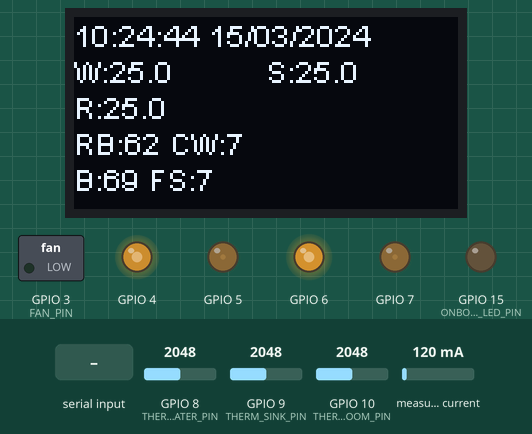
Bench run of a program on a simulated ESP32-S2. On the bench: 128×64 one-colour display, switched loads named in the program (green lamp = pin HIGH), output pins drawn as LEDs (lit = HIGH). The inputs (shaded band) are chosen by the test bench; at power-on: GPIO 8 (THERM_WATER_PIN) = 2048, GPIO 9 (THERM_SINK_PIN) = 2048, GPIO 10 (THERM_ROOM_PIN) = 2048, measured current 120 mA. The local clock reads 2024-03-15 10:24:30 at power-on unless the program sets it; what the program prints to the serial monitor is not drawn.

Above: at 14.9 s.
15.0 s: GPIO 8 (THERM_WATER_PIN) set to 3102
At 16.8 s:
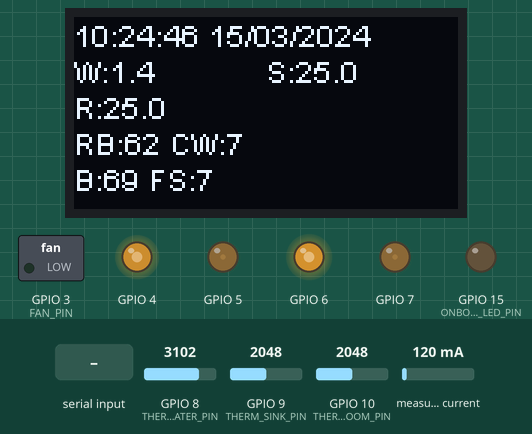
17.5 s: GPIO 8 (THERM_WATER_PIN) set to 3216
At 19.8 s:
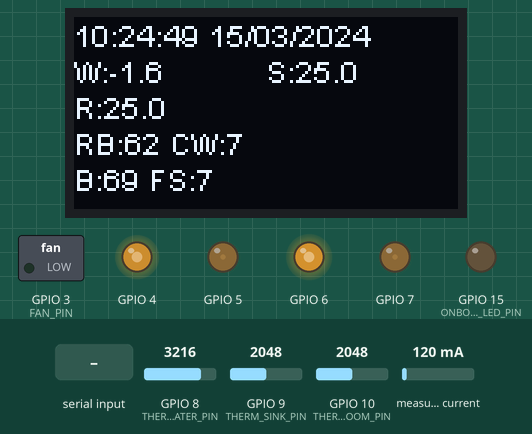
20.5 s: GPIO 9 (THERM_SINK_PIN) set to 1147
At 21.4 s:
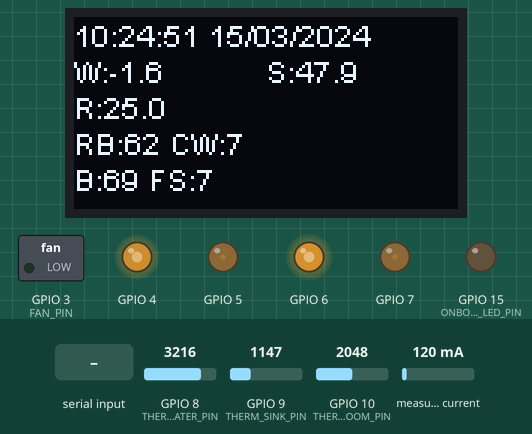
22.5 s: GPIO 9 (THERM_SINK_PIN) set to 1012
At 23.5 s:
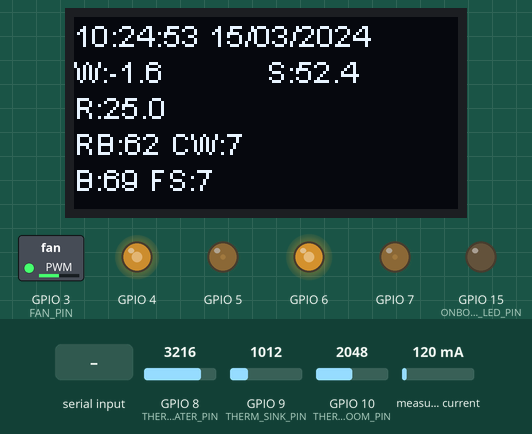
25.5 s: "TEST\n" received over Serial
At 28.5 s:
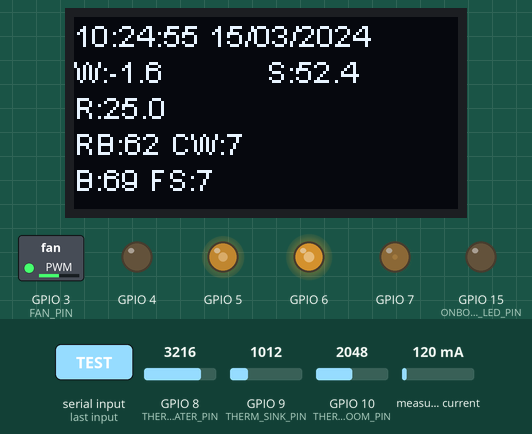
37.1 s: GPIO 9 (THERM_SINK_PIN) set to 122
At 39.6 s:
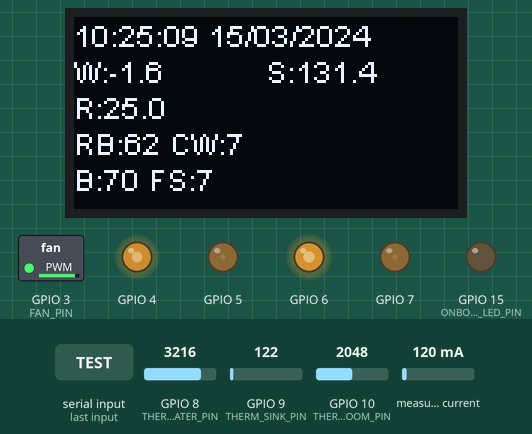
Timing chart, 0 to 61.5 s (numbered marks = the images above; inputs shaded):
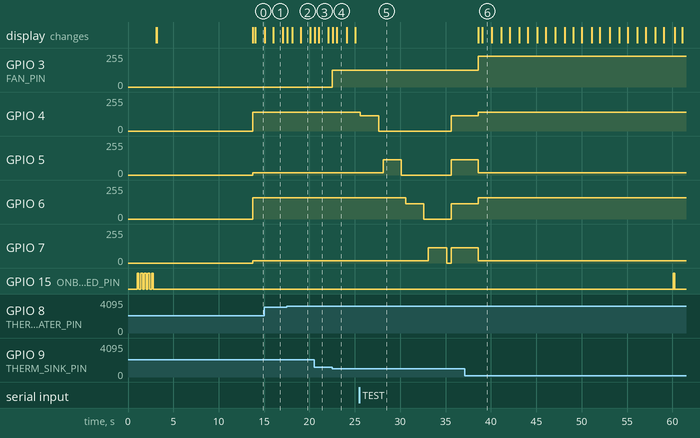

The program:

main.cpp
```cpp
#include <Arduino.h>
#include "HardwareManager.h"
#include "Scheduler.h"
#include "config.h"

HardwareManager hw;
Scheduler scheduler;

unsigned long bootTimeStart = 0;
unsigned long lastHeartbeatTime = 0;
unsigned long lastLiveDashboardTime = 0;

void handleSerialCommands() {
    if(Serial.available()) {
        String command = Serial.readStringUntil('\n');
        command.trim();
        command.toUpperCase();

        if(command.startsWith("SETTIME=")) {
            String timeStr = command.substring(8);
            int h, m, s;
            if(sscanf(timeStr.c_str(), "%d:%d:%d", &h, &m, &s) == 3) {
                hw.adjustRTCTime(h, m, s);
            } else {
                Serial.println("Format: SETTIME=HH:MM:SS");
            }
        } else if(command.startsWith("SETDATE=")) {
            String dateStr = command.substring(8);
            int y, m, d;
            if(sscanf(dateStr.c_str(), "%d:%d:%d", &y, &m, &d) == 3) {
                hw.adjustRTCDate(y, m, d);
            } else {
                Serial.println("Format: SETDATE=YY:MM:DD");
            }
        } else if(command == "TEST") {
            Serial.println("\n=== HARDWARE TEST MODE ===");
            hw.testLEDHardware();
        } else if(command == "HELP") {
            Serial.println("\n--- COMMANDS ---");
            Serial.println("SETTIME=HH:MM:SS");
            Serial.println("SETDATE=YY:MM:DD");
            Serial.println("TEST (Hardware test)");
            Serial.println("HELP");
            Serial.println("----------------\n");
        } else if(command.length() > 0) {
            Serial.printf("Unknown: %s (type HELP)\n", command.c_str());
        }
    }
}

void setup() {
    Serial.begin(115200);
    delay(1000);
    while(Serial.available()) Serial.read();

    pinMode(ONBOARD_LED_PIN, OUTPUT);
    digitalWrite(ONBOARD_LED_PIN, LOW);

    Serial.println("\n=== BOOT SEQUENCE ===");
    for(int i = 0; i < 5; i++) {
        digitalWrite(ONBOARD_LED_PIN, HIGH);
        delay(200);
        digitalWrite(ONBOARD_LED_PIN, LOW);
        delay(200);
    }

    hw.begin();
    scheduler.begin();
    bootTimeStart = millis();

    Serial.println("\n[Waiting 10s for serial commands...]");
    Serial.println("Type TEST to run hardware test");
    unsigned long startWait = millis();
    while(millis() - startWait < 10000) {
        handleSerialCommands();
        delay(10);
    }

    hw.printBootSummary();

    Serial.println("\n=== ENTERING MAIN LOOP ===");
    Serial.println("LED control via scheduler active");
    Serial.printf("MAX_PERCENT_LIMIT: %d%% (ceiling untuk menjaga usia LED)\n", MAX_PERCENT_LIMIT);
    Serial.println("Peak brightness adalah persentase dari ceiling");
    Serial.println("Type TEST anytime to test hardware\n");
}

void loop() {
    yield();
    handleSerialCommands();

    unsigned long currentTime = millis();

    if(currentTime - lastHeartbeatTime >= HEARTBEAT_INTERVAL) {
        digitalWrite(ONBOARD_LED_PIN, HIGH);
        delay(50);
        digitalWrite(ONBOARD_LED_PIN, LOW);
        delay(50);
        digitalWrite(ONBOARD_LED_PIN, HIGH);
        delay(50);
        digitalWrite(ONBOARD_LED_PIN, LOW);
        lastHeartbeatTime = currentTime;
    }

    DateTime now = hw.getRTCTime();
    scheduler.run(now.hour(), now.minute());

    uint8_t currentBrightness[NUM_LED_CHANNELS];
    bool anyOn = false;
    for(int i = 0; i < NUM_LED_CHANNELS; i++) {
        currentBrightness[i] = scheduler.getBrightness(i);
        hw.setChannelBrightness(i, currentBrightness[i]);
        if(currentBrightness[i] > 0) anyOn = true;
    }

    static unsigned long lastDebugPrint = 0;
    if(currentTime - lastDebugPrint >= 10000) {
        SchedulePhase phase = scheduler.getCurrentPhase(now.hour(), now.minute());
        const char* phaseStr[] = {"OFF", "SUNRISE", "PEAK", "SUNSET"};
        Serial.printf("[DEBUG] Time:%02d:%02d Phase:%s LED:RB=%d CW=%d B=%d FS=%d",
            now.hour(), now.minute(), phaseStr[phase],
            currentBrightness[CH_RB], currentBrightness[CH_CW],
            currentBrightness[CH_B], currentBrightness[CH_FS]);
        Serial.printf(" (Actual: RB=%.1f CW=%.1f B=%.1f FS=%.1f)\n",
            (currentBrightness[CH_RB] * MAX_PERCENT_LIMIT) / 100.0f,
            (currentBrightness[CH_CW] * MAX_PERCENT_LIMIT) / 100.0f,
            (currentBrightness[CH_B] * MAX_PERCENT_LIMIT) / 100.0f,
            (currentBrightness[CH_FS] * MAX_PERCENT_LIMIT) / 100.0f
        );
        lastDebugPrint = currentTime;
    }

    hw.run(currentBrightness);

    unsigned long interval = anyOn ? 10000UL : 1800000UL;
    if(currentTime - lastLiveDashboardTime >= interval) {
        hw.printLiveDashboard(currentBrightness);
        lastLiveDashboardTime = currentTime;
    }

    delay(100);
}
```

HardwareManager.cpp
```cpp
#include "HardwareManager.h"
#include <math.h>

HardwareManager::HardwareManager() : ina226(0x40), display(0x3C, I2C_SDA_PIN, I2C_SCL_PIN) {}

float HardwareManager::readThermistor(int pin) {
    int raw = analogRead(pin);
    if (raw < 10) return -999.0f;
    float vout = (float)raw;
    float resistance = THERM_SERIES_RESISTOR / ((4095.0f / vout) - 1.0f);
    float steinhart = resistance / THERM_NOMINAL_RESISTANCE;
    steinhart = log(steinhart);
    steinhart /= THERM_BETA_VALUE;
    steinhart += (1.0f / THERM_NOMINAL_TEMP_K);
    steinhart = 1.0f / steinhart;
    return steinhart - 273.15f;
}

void HardwareManager::scanI2CDevices() {
    Serial.println("\nI2C Scanner: Scanning...");
    byte count = 0;
    for(byte addr = 1; addr < 127; addr++) {
        Wire.beginTransmission(addr);
        byte error = Wire.endTransmission();
        if(error == 0) {
            Serial.printf("  Device found at 0x%02X", addr);
            if(addr == 0x3C) Serial.print(" (OLED SSD1306?)");
            else if(addr == 0x40) Serial.print(" (INA226?)");
            else if(addr == 0x68) Serial.print(" (RTC DS3231?)");
            Serial.println();
            count++;
        }
    }
    if(count == 0) Serial.println("  No I2C devices found!");
    else Serial.printf("I2C Scanner: Found %d device(s)\n", count);
    Serial.println();
}

bool HardwareManager::verifyRTC() {
    if(!rtc.begin()) return false;
    DateTime now = rtc.now();
    return (now.year() >= 2000 && now.year() < 2100);
}

bool HardwareManager::verifyINA226() {
    if(!ina226.begin()) return false;
    delay(10);
    float voltage = ina226.getBusVoltage_mV();
    return (voltage >= 0.0f && voltage <= 36000.0f);
}

bool HardwareManager::verifyOLED() {
    Wire.beginTransmission(0x3C);
    byte err = Wire.endTransmission();
    if(err != 0) {
        Serial.println("[OLED] No ACK at 0x3C");
        return false;
    }
    display.init();
    delay(10);
    display.clear();
    display.setFont(ArialMT_Plain_10);
    display.drawString(0, 0, "ArsLed V606");
    display.display();
    Serial.println("[OLED] SSD1306 initialized (ThingPulse)");
    isOLED_OK = true;
    return true;
}

void HardwareManager::testLEDHardware() {
    Serial.println("\n=== LED HARDWARE TEST ===");
    Serial.println("Testing each channel for 2 seconds at 50%...");
    const char* channelNames[] = {"RB (Royal Blue)", "CW (Cool White)", "B (Blue)", "FS (Full Spec)"};
    for(int i = 0; i < NUM_LED_CHANNELS; i++) {
        Serial.printf("\nChannel %d: %s (GPIO %d)\n", i, channelNames[i], ledPins[i]);
        Serial.println("LED should be ON now...");
        // Test menggunakan 50% dari MAX_PERCENT_LIMIT
        setChannelBrightness(i, 50);
        delay(2000);
        setChannelBrightness(i, 0);
        Serial.println("LED OFF");
        delay(500);
    }
    Serial.println("\n=== ALL CHANNELS TEST (50%) ===");
    Serial.println("All LEDs ON for 3 seconds...");
    for(int i = 0; i < NUM_LED_CHANNELS; i++) {
        setChannelBrightness(i, 50);
    }
    delay(3000);
    for(int i = 0; i < NUM_LED_CHANNELS; i++) {
        setChannelBrightness(i, 0);
    }
    Serial.println("All LEDs OFF");
    Serial.println("=== HARDWARE TEST COMPLETE ===\n");
}

void HardwareManager::begin() {
    Wire.begin(I2C_SDA_PIN, I2C_SCL_PIN);
    delay(100);
    scanI2CDevices();
    Serial.println("HardwareManager: Initializing...");
    if(verifyOLED()) isOLED_OK = true;
    if(verifyRTC()) isRTC_OK = true;
    if(verifyINA226()) isINA226_OK = true;
    pinMode(THERM_WATER_PIN, INPUT);
    pinMode(THERM_SINK_PIN, INPUT);
    pinMode(THERM_ROOM_PIN, INPUT);
    if(readThermistor(THERM_WATER_PIN) > -50.0f && readThermistor(THERM_SINK_PIN) > -50.0f) isTEMP_OK = true;
    setupPWMChannels();
    isPWM_OK = true;
    isLED_OK = true;
    isFAN_OK = true;
    Serial.println();
    if(isOLED_OK) delay(500);
}

void HardwareManager::printBootSummary() {
    DateTime now = getRTCTime();
    int readyCount = 0;
    if(isOLED_OK) readyCount++;
    if(isRTC_OK) readyCount++;
    if(isINA226_OK) readyCount++;
    if(isLED_OK) readyCount++;
    if(isFAN_OK) readyCount++;
    if(isTEMP_OK) readyCount++;
    int readyPercent = (readyCount * 100) / 6;
    Serial.println("\n=============================================");
    Serial.println("=== ArsLed Intelligent Marine Light V606 ===");
    Serial.println("System Status:");
    if(isPCTimeReceived && isRTC_OK) {
        Serial.printf("PC Time:  %s %s\n", pcTimeStr, pcDateStr);
        Serial.printf("RTC Time: %02d:%02d:%02d %02d/%02d/%04d\n", now.hour(), now.minute(), now.second(), now.day(), now.month(), now.year());
    } else if(isRTC_OK) {
        Serial.printf("RTC Time: %02d:%02d:%02d %02d/%02d/%04d\n", now.hour(), now.minute(), now.second(), now.day(), now.month(), now.year());
    } else if(isPCTimeReceived) {
        Serial.printf("PC Time:  %s %s\n", pcTimeStr, pcDateStr);
    } else {
        Serial.println("System Time: No Time Source Available");
    }
    Serial.println("---------------------------------------------");
    Serial.println("Hardware Status:");
    Serial.printf("OLED: %s\n", isOLED_OK ? "Ready" : "Failed");
    Serial.printf("RTC: %s\n", isRTC_OK ? "Ready" : "Failed");
    Serial.printf("INA226: %s\n", isINA226_OK ? "Ready" : "Failed");
    Serial.printf("LED: %s\n", isLED_OK ? "Ready" : "Failed");
    Serial.printf("FAN: %s\n", isFAN_OK ? "Ready" : "Failed");
    Serial.printf("TEMP: %s\n", isTEMP_OK ? "Ready" : "Failed");
    Serial.println("---------------------------------------------");
    Serial.printf("Hardware Manager: %d%% Ready (%d/6)\n", readyPercent, readyCount);
    if(isRTC_OK && isINA226_OK && isTEMP_OK) Serial.println("System: Ready!");
    else Serial.println("System: Limited Functionality (Testing Mode)");
    Serial.println("=============================================\n");
}

void HardwareManager::printLiveDashboard(uint8_t brightness[]) {
    DateTime now = getRTCTime();
    Serial.println("\n=============================================");
    Serial.println("=== ArsLed V606 - Live Monitoring ===");
    Serial.printf("Time: %02d:%02d:%02d %02d/%02d/%04d\n", now.hour(), now.minute(), now.second(), now.day(), now.month(), now.year());
    Serial.println("---------------------------------------------");
    if(lastWaterTemp < -50.0f) Serial.print("Water Temp: N/A | ");
    else Serial.printf("Water Temp: %.2fC | ", lastWaterTemp);
    if(lastRoomTemp < -50.0f) Serial.print("Room Temp: N/A\n");
    else Serial.printf("Room Temp: %.2fC\n", lastRoomTemp);
    if(lastSinkTemp < -50.0f) Serial.print("Sink Temp: N/A | ");
    else Serial.printf("Sink Temp:  %.2fC | ", lastSinkTemp);
    Serial.printf("Fan Speed: %d%%\n", getCurrentFanSpeed());
    if(isINA226_OK) {
        Serial.printf("Power: %.2fW | Total kWh: %.3f\n", getCurrentWatts(), totalKwh);
        Serial.printf("Cost (Rp): %.2f\n", getCostRp());
    } else {
        Serial.println("Power: N/A | Total kWh: N/A");
        Serial.println("Cost (Rp): N/A");
    }
    Serial.printf("LED Brightness: RB:%d CW:%d B:%d FS:%d\n", brightness[CH_RB], brightness[CH_CW], brightness[CH_B], brightness[CH_FS]);

    // Tambahkan info actual output setelah ceiling
    Serial.printf("Actual Output (ceiling %d%%): RB:%.1f CW:%.1f B:%.1f FS:%.1f\n",
        MAX_PERCENT_LIMIT,
        (brightness[CH_RB] * MAX_PERCENT_LIMIT) / 100.0f,
        (brightness[CH_CW] * MAX_PERCENT_LIMIT) / 100.0f,
        (brightness[CH_B] * MAX_PERCENT_LIMIT) / 100.0f,
        (brightness[CH_FS] * MAX_PERCENT_LIMIT) / 100.0f
    );

    float avgBright = 0;
    for(int i = 0; i < NUM_LED_CHANNELS; i++) avgBright += brightness[i];
    avgBright /= NUM_LED_CHANNELS;
    Serial.printf("Average Brightness: %.0f%%\n", avgBright);
    Serial.println("=============================================\n");
}

void HardwareManager::updateTemperatures() {
    lastWaterTemp = readThermistor(THERM_WATER_PIN);
    lastRoomTemp = readThermistor(THERM_ROOM_PIN);
    lastSinkTemp = readThermistor(THERM_SINK_PIN);
}

void HardwareManager::updatePowerMonitoring() {
    if(!isINA226_OK) return;
    unsigned long currentTime = millis();
    if(currentTime - lastPowerUpdate >= 1000) {
        float watts = getCurrentWatts();
        float hours = (currentTime - lastPowerUpdate) / 3600000.0f;
        totalKwh += (watts / 1000.0f) * hours;
        lastPowerUpdate = currentTime;
    }
}

void HardwareManager::updateFanControl() {
    uint8_t fanSpeed = getCurrentFanSpeed();
    uint16_t duty = (uint16_t)(((float)fanSpeed / 100.0f) * MAX_DUTY_VALUE);
    ledcWrite(NUM_LED_CHANNELS, duty);
}

float HardwareManager::getCurrentWatts() {
    if(!isINA226_OK) return 0.0f;
    float voltage = ina226.getBusVoltage_mV();
    if(voltage < 0.0f) return 0.0f;
    return (voltage / 1000.0f) * ina226.getCurrent_mA() / 1000.0f;
}

float HardwareManager::getCostRp() {
    return totalKwh * DEFAULT_KWH_COST;
}

uint8_t HardwareManager::getCurrentFanSpeed() {
    if(lastSinkTemp < 50.0f) return 0;
    int tempDiff = (int)lastSinkTemp - 50;
    int fanIncrease = (tempDiff / 10) * 10;
    int fanSpeed = 50 + fanIncrease;
    return (uint8_t)constrain(fanSpeed, 50, 90);
}

DateTime HardwareManager::getRTCTime() {
    if(!isRTC_OK) {
        if(isPCTimeReceived) {
            int hh=0, mm=0, ss=0;
            if(sscanf(pcTimeStr, "%02d:%02d:%02d", &hh, &mm, &ss) == 3) {
                return DateTime(2025,1,1,hh,mm,ss);
            }
        }
        return DateTime(2025, 1, 1, 0, 0, 0);
    }
    return rtc.now();
}

void HardwareManager::setupPWMChannels() {
    Serial.println("Setting up PWM channels...");
    for(int i = 0; i < NUM_LED_CHANNELS; i++) {
        ledcSetup(i, PWM_FREQUENCY, PWM_RESOLUTION_BITS);
        ledcAttachPin(ledPins[i], i);
        ledcWrite(i, 0);
        Serial.printf("  CH%d: GPIO %d configured (Freq=%dHz, Res=%dbit)\n", i, ledPins[i], PWM_FREQUENCY, PWM_RESOLUTION_BITS);
    }
    ledcSetup(NUM_LED_CHANNELS, PWM_FREQUENCY, PWM_RESOLUTION_BITS);
    ledcAttachPin(FAN_PIN, NUM_LED_CHANNELS);
    ledcWrite(NUM_LED_CHANNELS, 0);
    Serial.printf("  FAN: GPIO %d configured\n", FAN_PIN);
}

void HardwareManager::setChannelBrightness(uint8_t channel, uint8_t percent) {
    if(channel >= NUM_LED_CHANNELS) return;
    percent = constrain(percent, 0, 100);

    // PERBAIKAN: percent adalah persentase dari MAX_PERCENT_LIMIT (ceiling)
    // Contoh: percent=100, MAX_PERCENT_LIMIT=90 → actualPercent=90
    //         percent=50, MAX_PERCENT_LIMIT=90 → actualPercent=45
    float actualPercent = ((float)percent * MAX_PERCENT_LIMIT) / 100.0f;

    uint16_t duty = (uint16_t)((actualPercent / 100.0f) * MAX_DUTY_VALUE);
    ledcWrite(channel, duty);
}

void HardwareManager::adjustRTCTime(int h, int m, int s) {
    snprintf(pcTimeStr, sizeof(pcTimeStr), "%02d:%02d:%02d", h, m, s);
    isPCTimeReceived = true;
    digitalWrite(ONBOARD_LED_PIN, HIGH);
    if(!isRTC_OK) {
        Serial.println("RTC not connected. Time stored from PC only.");
        digitalWrite(ONBOARD_LED_PIN, LOW);
        return;
    }
    DateTime rtcNow = rtc.now();
    DateTime newTime(rtcNow.year(), rtcNow.month(), rtcNow.day(), h, m, s);
    rtc.adjust(newTime);
    Serial.printf("✓ RTC Time adjusted to: %02d:%02d:%02d\n", h, m, s);
    digitalWrite(ONBOARD_LED_PIN, LOW);
}

void HardwareManager::adjustRTCDate(int y, int m, int d) {
    int fullYear = (y < 100) ? (y + 2000) : y;
    snprintf(pcDateStr, sizeof(pcDateStr), "%02d/%02d/%04d", d, m, fullYear);
    isPCTimeReceived = true;
    digitalWrite(ONBOARD_LED_PIN, HIGH);
    if(!isRTC_OK) {
        Serial.println("RTC not connected. Date stored from PC only.");
        digitalWrite(ONBOARD_LED_PIN, LOW);
        return;
    }
    DateTime rtcNow = rtc.now();
    DateTime newDate(fullYear, m, d, rtcNow.hour(), rtcNow.minute(), rtcNow.second());
    rtc.adjust(newDate);
    Serial.printf("✓ RTC Date adjusted to: %02d/%02d/%04d\n", d, m, fullYear);
    digitalWrite(ONBOARD_LED_PIN, LOW);
}

void HardwareManager::updateOLEDDisplay(uint8_t brightness[]) {
    if(!isOLED_OK) return;
    char line[64];
    display.clear();
    if(isRTC_OK) {
        DateTime now = rtc.now();
        snprintf(line, sizeof(line), "%02d:%02d:%02d %02d/%02d/%04d", now.hour(), now.minute(), now.second(), now.day(), now.month(), now.year());
        display.drawString(0, 0, line);
    } else if(isPCTimeReceived) {
        snprintf(line, sizeof(line), "%s %s", pcTimeStr, pcDateStr);
        display.drawString(0, 0, line);
    } else {
        display.drawString(0, 0, "No Clock");
    }
    char tbuf[32];
    if(lastWaterTemp < -50.0f) snprintf(tbuf, sizeof(tbuf), "W:N/A");
    else snprintf(tbuf, sizeof(tbuf), "W:%.1f", lastWaterTemp);
    display.drawString(0, 12, tbuf);
    if(lastSinkTemp < -50.0f) snprintf(tbuf, sizeof(tbuf), "S:N/A");
    else snprintf(tbuf, sizeof(tbuf), "S:%.1f", lastSinkTemp);
    display.drawString(64, 12, tbuf);
    if(lastRoomTemp < -50.0f) snprintf(tbuf, sizeof(tbuf), "R:N/A");
    else snprintf(tbuf, sizeof(tbuf), "R:%.1f", lastRoomTemp);
    display.drawString(0, 24, tbuf);
    snprintf(line, sizeof(line), "RB:%d CW:%d", brightness[CH_RB], brightness[CH_CW]);
    display.drawString(0, 36, line);
    snprintf(line, sizeof(line), "B:%d FS:%d", brightness[CH_B], brightness[CH_FS]);
    display.drawString(0, 48, line);
    display.display();
}

void HardwareManager::run(uint8_t brightness[]) {
    updateTemperatures();
    updatePowerMonitoring();
    updateFanControl();
    updateOLEDDisplay(brightness);
}
```

Source omitted: HardwareManager.h (1796 bytes), Scheduler.cpp (2968 bytes), Scheduler.h (650 bytes), config.h (1338 bytes)

Measured:
- the behaviour switches between 3156 and 3157 on GPIO 8 (THERM_WATER_PIN) (found by bisection; images 1 and 2)
- the behaviour switches between 1082 and 1081 on GPIO 9 (THERM_SINK_PIN) (found by bisection; images 3 and 4)
- after the input at 17.5 s, the display: first changes at once (image 2 shows a later state)
- after the input at 22.5 s, GPIO 3 (FAN_PIN): 0/255 → 127/255 at once
- after the input at 25.5 s, GPIO 4: 142/255 → 115/255 after 0.12 s, → 0/255 2.0 s later, → 115/255 8.0 s later; GPIO 5: 16/255 → 115/255 after 2.6 s, → 0/255 2.0 s later, → 115/255 5.5 s later
- after the input at 37.1 s, GPIO 3 (FAN_PIN): 127/255 → 229/255 after 1.5 s
- what the display in image 1 shows lasts 1.1 s, from 16.0 s to 17.1 s
